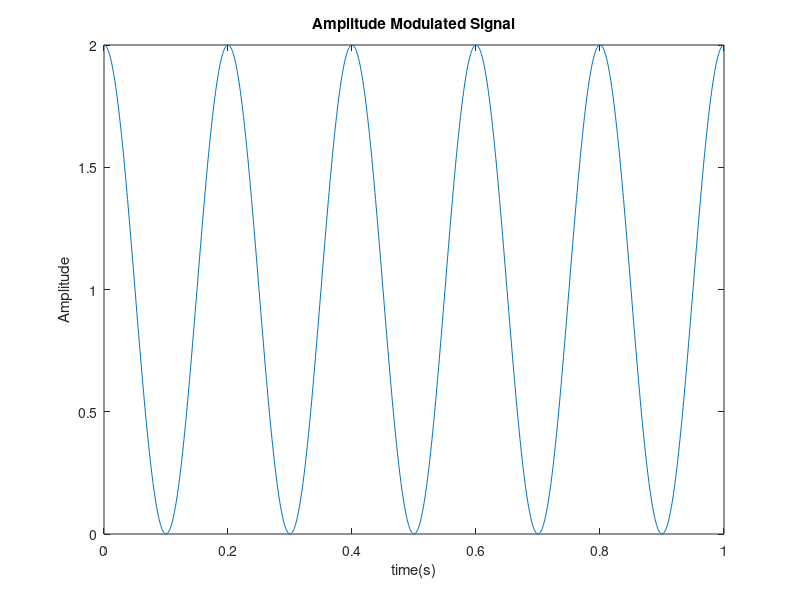

The MATLAB script that drew this image:
%Ampliotude modulation 
Fs=1000;
t=0:1/Fs:1-1/Fs;
Fc = 1000 ;
Fm = 5;
Am=1 ;
carrier=cos(2*pi*Fc*t);
modulator=cos(2*pi*Fm*t);
am_signal=(1+Am*modulator).*carrier;
plot(t,am_signal);
title('Amplitude Modulated Signal');
xlabel('time(s)');
ylabel('Amplitude')
